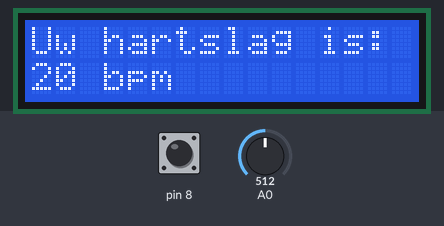
The sketch below on a simulated Arduino Uno, built with avr-gcc and run on an emulated ATmega328P. Parts: 16×2 character LCD. The test bench sets the inputs (shaded band); at power-on: A0 = 512, pin 8 HIGH.

Above: at 2.1 s.
2.2 s: A0 set to 716
At 3.3 s:
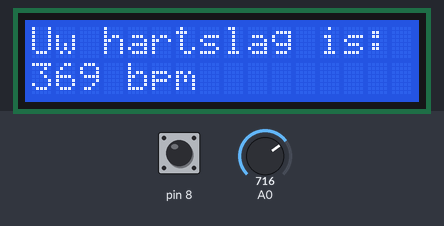
5.0 s: pin 8 pulled LOW for 0.15 s
At 6.2 s:
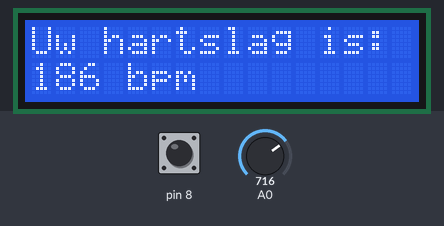
8.0 s: A0 set to 900
11.0 s: pin 8 pulled LOW for 1 s
At 14.3 s:
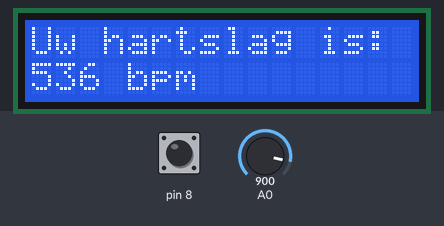
15.0 s: A0 set to 1023
At 16.0 s:
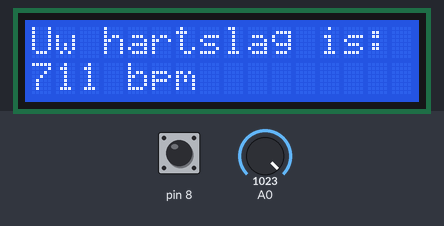
Timing chart, 0 to 18.0 s (numbered marks = the images above; inputs shaded):
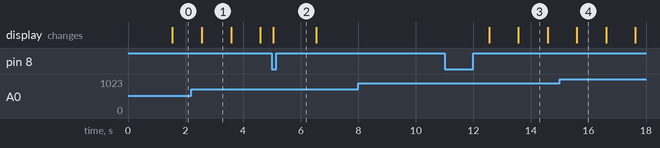

Measured:
- after the input at 8.0 s, every drawn part: stays the same
- what the display in image 1 shows lasts 1.0 s, from 2.6 s to 3.6 s

The sketch:

PiekenTellen-v3LCD.ino
```cpp
/*
 Toelichting:

 Om LCD aan te sluiten moet GND naar GND, VCC naar 5V, SDA naar A4 en SCL naar A5
 (https://circuitsgeek.com/guides-and-how-to/how-to-connect-pcf8574-i2c-lcd-with-arduino/)

 Te installeren Arduino library is LiquidCrystal_PCF8574

 SW8 is de knop (verbonden met digitale pin 8) waarmee de meting wordt gereset.

 Analog pin 0 is de input pin voor het hartsignaal.
*/
// creates a "virtual" serial port/UART
// connect BT module TX to D10
// connect BT module RX to D11
// connect BT Vcc to 5V, GND to GND

#include <Wire.h>
#include <LiquidCrystal_PCF8574.h>

#include <SoftwareSerial.h> // remove the inverted commas after you copy the code to the IDE


SoftwareSerial BT(10, 11);

LiquidCrystal_PCF8574 lcd(0x27);  // set the LCD address to 0x27 for a 16 chars and 2 line display

float max_v = -100;
float min_v = 100;
float range_finding_delay = 1.5;
float lcd_delay = 1000;
float lcd_timer = 0;
float lcd_start = 0;
int up = 0;
int peaks = 0;
unsigned long start_time;

// the setup routine runs once when you press reset:
void setup() {
  // initialize serial communication at 9600 bits per second:
//  Serial.begin(9600);
  BT.begin(9600);
  // Send test message to other device
  BT.println("Hello from Arduino");
  start_time = millis()/1000.0;
  lcd_start = millis();
  pinMode(8,INPUT_PULLUP);

  int error;
//    Serial.begin(115200);
  Serial.println("LCD...");

  // See http://playground.arduino.cc/Main/I2cScanner
  Wire.begin();
  Wire.beginTransmission(0x27); //Your LCD Address
  error = Wire.endTransmission();
  Serial.print("Error: ");
  Serial.print(error);
  if (error == 0) {

    Serial.println(": LCD found.");

  } else {
    Serial.println(": LCD not found.");
  } // if

  lcd.begin(16, 2); // initialize the lcd
}
// the loop routine runs over and over again forever:
void loop() {
  float current_time = millis()/1000.0;
  // read the input on analog pin 0:
  int sensorValue = analogRead(A0);

  // Convert the analog reading (which goes from 0 - 1023) to a voltage (0 - 5V):
  float voltage = sensorValue * (5.0 / 1023.0);
  max_v = max(max_v/1.001,voltage);
  min_v = min(min_v*1.001,voltage);
  float r_max = max_v - min_v;
  float r_voltage = voltage - min_v;
  float u_thresh = r_max*0.6;
  float l_thresh = r_max*0.2;
  bool new_peak = false;

  float time_delta = current_time - start_time;
  if (time_delta>range_finding_delay)
  {

  if (up!=1 && r_voltage >= u_thresh){
    up = 1;
    new_peak = true;
    peaks += 1;
  }
  else if (up!=-1 && r_voltage <= l_thresh){
    up = -1;
    new_peak = true;
    peaks += 1;
  }

  float freq = peaks/(2*time_delta);
  int button_state = digitalRead(8);
  if (button_state == LOW) {
    start_time = millis()/1000.0;
    peaks = 0;
    lcd_start = start_time;
  }
  if (new_peak && time_delta > 10.0) {
    Serial.println(freq * 60.0);
//    start_time = millis()/1000.0;
//    peaks = 0;
//    lcd_start = millis();
  }
  lcd_timer = millis();
  if (lcd_timer - lcd_start > lcd_delay) {
    lcd_start = millis();

    lcd.setBacklight(100);
    lcd.clear();
    lcd.setCursor(0, 0);
    lcd.print("Uw hartslag is:");
    lcd.setCursor(0, 1);
    lcd.print(String(round(freq*60.0)) + String(" bpm "));
  }
  BT.print(time_delta);
  BT.print(',');
  BT.println(voltage);
//  Serial.println(up);
//  Serial.println(voltage);
//  Serial.println(r_voltage);
//  Serial.print(min_v);
//  Serial.print(',');
//  Serial.println(max_v);
//  Serial.print(l_thresh);
//  Serial.print(',');
//  Serial.println(u_thresh);
//  Serial.println(peaks);
//  Serial.println(' ');
  }
  delay(10);
}
```
